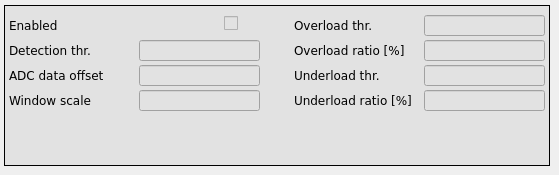
      <widget class="QWidget" name="sc_2">
       <attribute name="title">
        <string>Bunch-by-Bunch DSP</string>
       </attribute>
       <widget class="caFrame" name="caframe_7">
        <property name="geometry">
         <rect>
          <x>4</x>
          <y>5</y>
          <width>546</width>
          <height>161</height>
         </rect>
        </property>
        <property name="styleSheet">
         <string notr="true">background-color: rgb(226, 226, 226);</string>
        </property>
        <property name="frameShape">
         <enum>QFrame::Box</enum>
        </property>
        <widget class="caToggleButton" name="catogglebutton_4">
         <property name="geometry">
          <rect>
           <x>220</x>
           <y>10</y>
           <width>16</width>
           <height>16</height>
          </rect>
         </property>
         <property name="font">
          <font>
           <family>DejaVu Sans</family>
           <pointsize>9</pointsize>
          </font>
         </property>
         <property name="channel" stdset="0">
          <string notr="true">$(BPM):dsp:bbb:enable</string>
         </property>
        </widget>
        <widget class="caLed" name="caled_2">
         <property name="geometry">
          <rect>
           <x>240</x>
           <y>10</y>
           <width>16</width>
           <height>16</height>
          </rect>
         </property>
         <property name="font">
          <font>
           <family>DejaVu Sans</family>
           <pointsize>9</pointsize>
          </font>
         </property>
         <property name="scaleContents">
          <bool>true</bool>
         </property>
         <property name="channel" stdset="0">
          <string notr="true">$(BPM):dsp:bbb:enable</string>
         </property>
         <property name="falseColor">
          <color alpha="0">
           <red>255</red>
           <green>0</green>
           <blue>0</blue>
          </color>
         </property>
         <property name="trueColor">
          <color>
           <red>0</red>
           <green>255</green>
           <blue>0</blue>
          </color>
         </property>
         <property name="trueValue">
          <string>true</string>
         </property>
         <property name="falseValue">
          <string>false</string>
         </property>
        </widget>
        <widget class="caTextEntry" name="caTextEntry_2">
         <property name="geometry">
          <rect>
           <x>135</x>
           <y>60</y>
           <width>121</width>
           <height>21</height>
          </rect>
         </property>
         <property name="font">
          <font>
           <family>Monospace</family>
           <pointsize>10</pointsize>
          </font>
         </property>
         <property name="alignment">
          <set>Qt::AlignRight|Qt::AlignTrailing|Qt::AlignVCenter</set>
         </property>
         <property name="channel" stdset="0">
          <string notr="true">$(BPM):dsp:bbb:threshold:offset</string>
         </property>
         <property name="background">
          <color>
           <red>255</red>
           <green>255</green>
           <blue>255</blue>
          </color>
         </property>
         <property name="fontScaleMode">
          <enum>caLineEdit::WidthAndHeight</enum>
         </property>
        </widget>
        <widget class="caTextEntry" name="caTextEntry_3">
         <property name="geometry">
          <rect>
           <x>135</x>
           <y>35</y>
           <width>121</width>
           <height>21</height>
          </rect>
         </property>
         <property name="font">
          <font>
           <family>Monospace</family>
           <pointsize>10</pointsize>
          </font>
         </property>
         <property name="alignment">
          <set>Qt::AlignRight|Qt::AlignTrailing|Qt::AlignVCenter</set>
         </property>
         <property name="channel" stdset="0">
          <string notr="true">$(BPM):dsp:bbb:threshold:window</string>
         </property>
         <property name="background">
          <color>
           <red>255</red>
           <green>255</green>
           <blue>255</blue>
          </color>
         </property>
         <property name="fontScaleMode">
          <enum>caLineEdit::WidthAndHeight</enum>
         </property>
        </widget>
        <widget class="QLabel" name="label_44">
         <property name="geometry">
          <rect>
           <x>5</x>
           <y>35</y>
           <width>121</width>
           <height>20</height>
          </rect>
         </property>
         <property name="font">
          <font>
           <family>DejaVu Sans</family>
          </font>
         </property>
         <property name="text">
          <string>Detection thr.</string>
         </property>
        </widget>
        <widget class="QLabel" name="label_45">
         <property name="geometry">
          <rect>
           <x>5</x>
           <y>60</y>
           <width>115</width>
           <height>20</height>
          </rect>
         </property>
         <property name="font">
          <font>
           <family>DejaVu Sans</family>
          </font>
         </property>
         <property name="text">
          <string>ADC data offset</string>
         </property>
        </widget>
        <widget class="caTextEntry" name="caTextEntry">
         <property name="geometry">
          <rect>
           <x>135</x>
           <y>85</y>
           <width>121</width>
           <height>21</height>
          </rect>
         </property>
         <property name="font">
          <font>
           <family>Monospace</family>
           <pointsize>10</pointsize>
          </font>
         </property>
         <property name="alignment">
          <set>Qt::AlignRight|Qt::AlignTrailing|Qt::AlignVCenter</set>
         </property>
         <property name="channel" stdset="0">
          <string notr="true">$(BPM):dsp:bbb:scale</string>
         </property>
         <property name="background">
          <color>
           <red>255</red>
           <green>255</green>
           <blue>255</blue>
          </color>
         </property>
         <property name="fontScaleMode">
          <enum>caLineEdit::WidthAndHeight</enum>
         </property>
        </widget>
        <widget class="QLabel" name="label_46">
         <property name="geometry">
          <rect>
           <x>5</x>
           <y>85</y>
           <width>116</width>
           <height>20</height>
          </rect>
         </property>
         <property name="font">
          <font>
           <family>DejaVu Sans</family>
          </font>
         </property>
         <property name="text">
          <string>Window scale</string>
         </property>
        </widget>
        <widget class="caTextEntry" name="caTextEntry_4">
         <property name="geometry">
          <rect>
           <x>420</x>
           <y>10</y>
           <width>121</width>
           <height>21</height>
          </rect>
         </property>
         <property name="font">
          <font>
           <family>Monospace</family>
           <pointsize>10</pointsize>
          </font>
         </property>
         <property name="alignment">
          <set>Qt::AlignRight|Qt::AlignTrailing|Qt::AlignVCenter</set>
         </property>
         <property name="channel" stdset="0">
          <string notr="true">$(BPM):dsp:bbb:threshold:overload</string>
         </property>
         <property name="background">
          <color>
           <red>255</red>
           <green>255</green>
           <blue>255</blue>
          </color>
         </property>
         <property name="fontScaleMode">
          <enum>caLineEdit::WidthAndHeight</enum>
         </property>
        </widget>
        <widget class="QLabel" name="label_47">
         <property name="geometry">
          <rect>
           <x>290</x>
           <y>10</y>
           <width>121</width>
           <height>20</height>
          </rect>
         </property>
         <property name="font">
          <font>
           <family>DejaVu Sans</family>
          </font>
         </property>
         <property name="text">
          <string>Overload thr.</string>
         </property>
        </widget>
        <widget class="caTextEntry" name="caTextEntry_5">
         <property name="geometry">
          <rect>
           <x>420</x>
           <y>35</y>
           <width>121</width>
           <height>21</height>
          </rect>
         </property>
         <property name="font">
          <font>
           <family>Monospace</family>
           <pointsize>10</pointsize>
          </font>
         </property>
         <property name="alignment">
          <set>Qt::AlignRight|Qt::AlignTrailing|Qt::AlignVCenter</set>
         </property>
         <property name="channel" stdset="0">
          <string notr="true">$(BPM):dsp:bbb:ratio:overload</string>
         </property>
         <property name="background">
          <color>
           <red>255</red>
           <green>255</green>
           <blue>255</blue>
          </color>
         </property>
         <property name="fontScaleMode">
          <enum>caLineEdit::WidthAndHeight</enum>
         </property>
        </widget>
        <widget class="QLabel" name="label_61">
         <property name="geometry">
          <rect>
           <x>290</x>
           <y>35</y>
           <width>126</width>
           <height>20</height>
          </rect>
         </property>
         <property name="font">
          <font>
           <family>DejaVu Sans</family>
          </font>
         </property>
         <property name="text">
          <string>Overload ratio [%]</string>
         </property>
        </widget>
        <widget class="QLabel" name="label_62">
         <property name="geometry">
          <rect>
           <x>290</x>
           <y>85</y>
           <width>131</width>
           <height>20</height>
          </rect>
         </property>
         <property name="font">
          <font>
           <family>DejaVu Sans</family>
          </font>
         </property>
         <property name="text">
          <string>Underload ratio [%]</string>
         </property>
        </widget>
        <widget class="QLabel" name="label_64">
         <property name="geometry">
          <rect>
           <x>290</x>
           <y>60</y>
           <width>126</width>
           <height>20</height>
          </rect>
         </property>
         <property name="font">
          <font>
           <family>DejaVu Sans</family>
          </font>
         </property>
         <property name="text">
          <string>Underload thr.</string>
         </property>
        </widget>
        <widget class="caTextEntry" name="caTextEntry_6">
         <property name="geometry">
          <rect>
           <x>420</x>
           <y>60</y>
           <width>121</width>
           <height>21</height>
          </rect>
         </property>
         <property name="font">
          <font>
           <family>Monospace</family>
           <pointsize>10</pointsize>
          </font>
         </property>
         <property name="alignment">
          <set>Qt::AlignRight|Qt::AlignTrailing|Qt::AlignVCenter</set>
         </property>
         <property name="channel" stdset="0">
          <string notr="true">$(BPM):dsp:bbb:threshold:underload</string>
         </property>
         <property name="background">
          <color>
           <red>255</red>
           <green>255</green>
           <blue>255</blue>
          </color>
         </property>
         <property name="fontScaleMode">
          <enum>caLineEdit::WidthAndHeight</enum>
         </property>
        </widget>
        <widget class="caTextEntry" name="caTextEntry_7">
         <property name="geometry">
          <rect>
           <x>420</x>
           <y>85</y>
           <width>121</width>
           <height>21</height>
          </rect>
         </property>
         <property name="font">
          <font>
           <family>Monospace</family>
           <pointsize>10</pointsize>
          </font>
         </property>
         <property name="alignment">
          <set>Qt::AlignRight|Qt::AlignTrailing|Qt::AlignVCenter</set>
         </property>
         <property name="channel" stdset="0">
          <string notr="true">$(BPM):dsp:bbb:ratio:underload</string>
         </property>
         <property name="background">
          <color>
           <red>255</red>
           <green>255</green>
           <blue>255</blue>
          </color>
         </property>
         <property name="fontScaleMode">
          <enum>caLineEdit::WidthAndHeight</enum>
         </property>
        </widget>
        <widget class="QLabel" name="label_66">
         <property name="geometry">
          <rect>
           <x>5</x>
           <y>10</y>
           <width>131</width>
           <height>20</height>
          </rect>
         </property>
         <property name="font">
          <font>
           <family>DejaVu Sans</family>
          </font>
         </property>
         <property name="text">
          <string>Enabled</string>
         </property>
        </widget>
       </widget>
      </widget>
